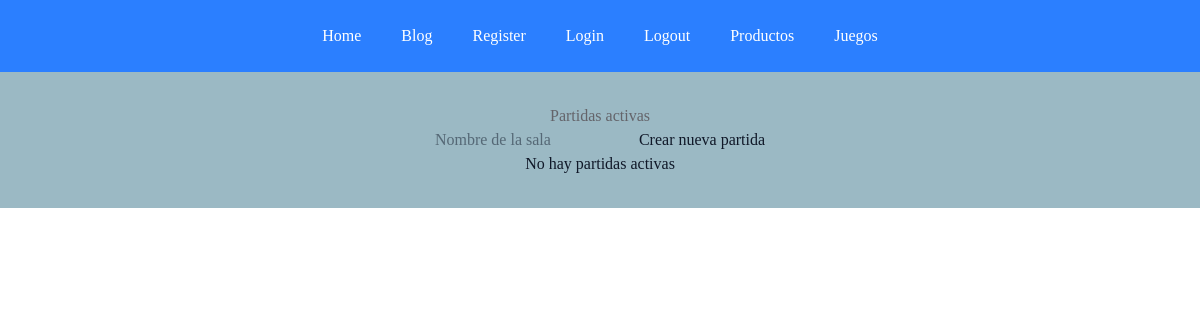
The page /games/ (signed in) on the database as committed earlier.
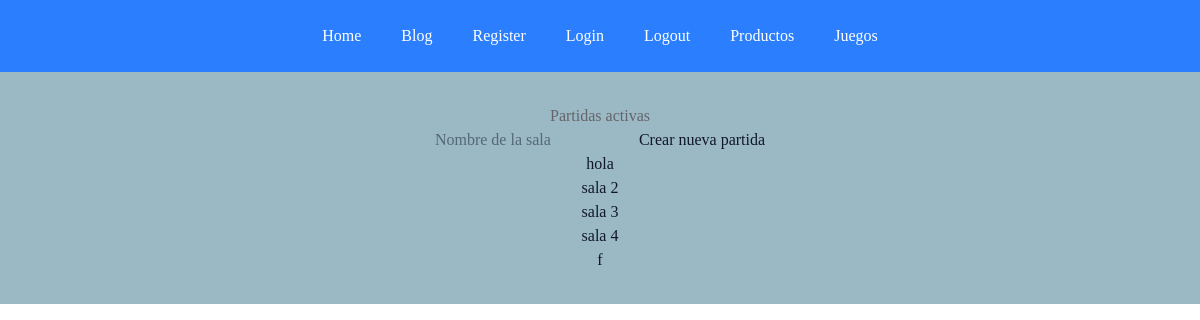
The same page on the database as committed later.
### games/models.py (models this page shows, shortened)
class Game(models.Model):
    room_name = models.CharField(max_length=100, unique=True)
    owner = models.ForeignKey(User, on_delete=models.CASCADE)
    board = models.CharField(max_length=9, default=' ' * 9)  # 9 casillas vacías
    active_player = models.IntegerField(default=1)  # 1 o 2
    state = models.CharField(max_length=20, default='active')  # active / won / tie
    winner = models.CharField(max_length=20, blank=True, null=True)

### games/views.py (the view)
# urls.py: path('', views.game_list, name='game_list'),
@login_required
def game_list(request):
    games = Game.objects.all()
    if request.method == "POST":
        room_name = request.POST.get("room_name")
        if room_name and not Game.objects.filter(room_name=room_name).exists():
            Game.objects.create(room_name=room_name, owner=request.user)
        return redirect('games:game_list')
    return render(request, 'games/game_list.html', {'games': games})

### games/templates/games/game_list.html (shortened to what this page needs)
{% extends "base.html" %} {% block content %}
<h1>Partidas activas</h1>
<form method="POST">
  <input
    type="text"
    name="room_name"
    placeholder="Nombre de la sala"
    required
  />
  <button type="submit">Crear nueva partida</button>
</form>
<ul>
  {% for game in games %}
  <li>
    <a href="{% url 'games:play_game' game.id %}">{{ game.room_name }}</a>
  </li>
  {% empty %}
  <li>No hay partidas activas</li>
  {% endfor %}
</ul>
{% endblock %}

Rows that differ between the two databases and show on the page:
added Game: room_name "hola"
added Game: room_name "sala 2"
added Game: room_name "sala 3"
added Game: room_name "sala 4"
added Game: room_name "f"
Other text that changed with them:
text no longer shown: "No hay partidas activas"
